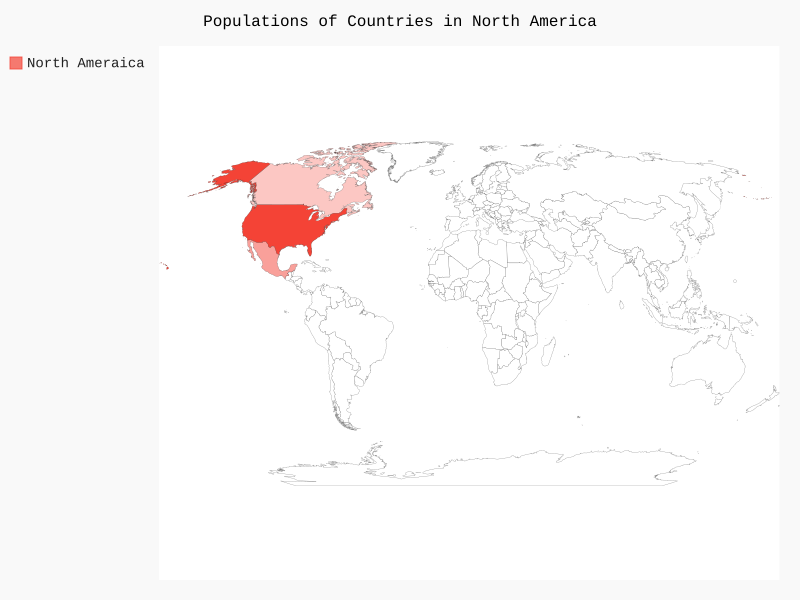

Here is the Python script that generated this plot:
import pygal_maps_world.maps as maps

wm = maps.World()
wm.title = 'Populations of Countries in North America'
wm.add('North Ameraica', {'ca': 34126000, 'us': 309349000, 'mx': 113423000})
wm.render_to_file('na_populations.svg')
